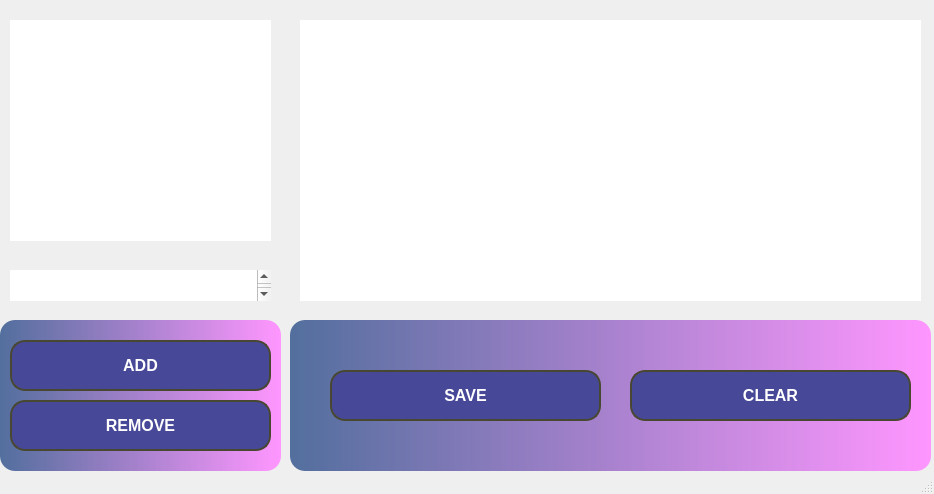
<?xml version="1.0" encoding="UTF-8"?>
<ui version="4.0">
 <class>MainWindow</class>
 <widget class="QMainWindow" name="MainWindow">
  <property name="geometry">
   <rect>
    <x>0</x>
    <y>0</y>
    <width>934</width>
    <height>494</height>
   </rect>
  </property>
  <property name="windowTitle">
   <string>ToDoList</string>
  </property>
  <widget class="QWidget" name="centralwidget">
   <widget class="QPlainTextEdit" name="descriptionPlainTextEdit">
    <property name="geometry">
     <rect>
      <x>290</x>
      <y>10</y>
      <width>641</width>
      <height>301</height>
     </rect>
    </property>
    <property name="font">
     <font>
      <family>Swis721 Blk BT</family>
      <pointsize>12</pointsize>
     </font>
    </property>
    <property name="styleSheet">
     <string notr="true">QPlainTextEdit {
	background:qlineargradient(spread:pad, x1:0, y1:0, x2:1, y2:0, stop:0 rgba(72, 102, 152, 239), stop:1 rgba(255, 		150, 255, 255));
   border-radius: 15px;
	color : white;
 padding: 10px;
}</string>
    </property>
   </widget>
   <widget class="QPlainTextEdit" name="taskHeaderPlainTextEdit">
    <property name="geometry">
     <rect>
      <x>0</x>
      <y>260</y>
      <width>281</width>
      <height>51</height>
     </rect>
    </property>
    <property name="font">
     <font>
      <family>Swis721 Blk BT</family>
      <pointsize>12</pointsize>
     </font>
    </property>
    <property name="styleSheet">
     <string notr="true">QPlainTextEdit {
	background:qlineargradient(spread:pad, x1:0, y1:0, x2:1, y2:0, stop:0 rgba(72, 102, 152, 239), stop:1 rgba(255, 		150, 255, 255));
   border-radius: 15px;
	color : white;
 padding: 10px;
}</string>
    </property>
   </widget>
   <widget class="QListWidget" name="tasksListWidget">
    <property name="geometry">
     <rect>
      <x>0</x>
      <y>10</y>
      <width>281</width>
      <height>241</height>
     </rect>
    </property>
    <property name="font">
     <font>
      <family>Swis721 Blk BT</family>
      <pointsize>12</pointsize>
     </font>
    </property>
    <property name="styleSheet">
     <string notr="true">QListWidget {
	background:qlineargradient(spread:pad, x1:0, y1:0, x2:1, y2:0, stop:0 rgba(72, 102, 152, 239), stop:1 rgba(255, 		150, 255, 255));
   border-radius: 15px;
	color : white;
 padding: 10px;
}</string>
    </property>
   </widget>
   <widget class="QFrame" name="frame_3">
    <property name="geometry">
     <rect>
      <x>290</x>
      <y>320</y>
      <width>641</width>
      <height>151</height>
     </rect>
    </property>
    <property name="styleSheet">
     <string notr="true">QFrame {
background:qlineargradient(spread:pad, x1:0, y1:0, x2:1, y2:0, stop:0 rgba(72, 102, 152, 239), stop:1 rgba(255, 150, 255, 255));
   border-radius: 15px;
}</string>
    </property>
    <property name="frameShape">
     <enum>QFrame::StyledPanel</enum>
    </property>
    <property name="frameShadow">
     <enum>QFrame::Raised</enum>
    </property>
    <widget class="QPushButton" name="saveDescriptionButton">
     <property name="geometry">
      <rect>
       <x>40</x>
       <y>50</y>
       <width>271</width>
       <height>51</height>
      </rect>
     </property>
     <property name="cursor">
      <cursorShape>PointingHandCursor</cursorShape>
     </property>
     <property name="styleSheet">
      <string notr="true">QPushButton {
    background-color : rgb(72, 72, 152);
    color: white; 
    padding: 10px 20px;
    border: 2px solid rgb(72, 72, 50); 
    border-radius: 15px;
	font-family: Arial; 
    font-size: 16px;
    text-align: center; 
	font-weight: bold;
	
}

QPushButton:hover {
    background-color: rgb(45, 45, 95); 
    border-color: rgb(45, 45, 95);
}

</string>
     </property>
     <property name="text">
      <string>SAVE</string>
     </property>
    </widget>
    <widget class="QPushButton" name="clearDescriptionButton">
     <property name="geometry">
      <rect>
       <x>340</x>
       <y>50</y>
       <width>281</width>
       <height>51</height>
      </rect>
     </property>
     <property name="cursor">
      <cursorShape>PointingHandCursor</cursorShape>
     </property>
     <property name="styleSheet">
      <string notr="true">QPushButton {
    background-color : rgb(72, 72, 152);
    color: white; 
    padding: 10px 20px;
    border: 2px solid rgb(72, 72, 50); 
    border-radius: 15px;
	font-family: Arial; 
    font-size: 16px;
    text-align: center; 
	font-weight: bold;
	
}

QPushButton:hover {
    background-color: rgb(45, 45, 95); 
    border-color: rgb(45, 45, 95);
}

</string>
     </property>
     <property name="text">
      <string>CLEAR</string>
     </property>
    </widget>
   </widget>
   <widget class="QFrame" name="frame_5">
    <property name="geometry">
     <rect>
      <x>0</x>
      <y>320</y>
      <width>281</width>
      <height>151</height>
     </rect>
    </property>
    <property name="styleSheet">
     <string notr="true">QFrame {
background:qlineargradient(spread:pad, x1:0, y1:0, x2:1, y2:0, stop:0 rgba(72, 102, 152, 239), stop:1 rgba(255, 150, 255, 255));
   border-radius: 15px;
}</string>
    </property>
    <property name="frameShape">
     <enum>QFrame::StyledPanel</enum>
    </property>
    <property name="frameShadow">
     <enum>QFrame::Raised</enum>
    </property>
    <widget class="QPushButton" name="addTaskButton">
     <property name="geometry">
      <rect>
       <x>10</x>
       <y>20</y>
       <width>261</width>
       <height>51</height>
      </rect>
     </property>
     <property name="cursor">
      <cursorShape>PointingHandCursor</cursorShape>
     </property>
     <property name="styleSheet">
      <string notr="true">QPushButton {
    background-color : rgb(72, 72, 152);
    color: white; 
    padding: 10px 20px;
    border: 2px solid rgb(72, 72, 50); 
    border-radius: 15px;
	font-family: Arial; 
    font-size: 16px;
    text-align: center; 
	font-weight: bold;
	
}

QPushButton:hover {
    background-color: rgb(45, 45, 95); 
    border-color: rgb(45, 45, 95);
}

</string>
     </property>
     <property name="text">
      <string>ADD</string>
     </property>
    </widget>
    <widget class="QPushButton" name="removeTaskButton">
     <property name="geometry">
      <rect>
       <x>10</x>
       <y>80</y>
       <width>261</width>
       <height>51</height>
      </rect>
     </property>
     <property name="cursor">
      <cursorShape>PointingHandCursor</cursorShape>
     </property>
     <property name="styleSheet">
      <string notr="true">QPushButton {
    background-color : rgb(72, 72, 152);
    color: white; 
    padding: 10px 20px;
    border: 2px solid rgb(72, 72, 50); 
    border-radius: 15px;
	font-family: Arial; 
    font-size: 16px;
    text-align: center; 
	font-weight: bold;
	
}

QPushButton:hover {
    background-color: rgb(45, 45, 95); 
    border-color: rgb(45, 45, 95);
}

</string>
     </property>
     <property name="text">
      <string>REMOVE</string>
     </property>
    </widget>
   </widget>
  </widget>
  <widget class="QStatusBar" name="statusbar"/>
 </widget>
 <resources/>
 <connections/>
</ui>
